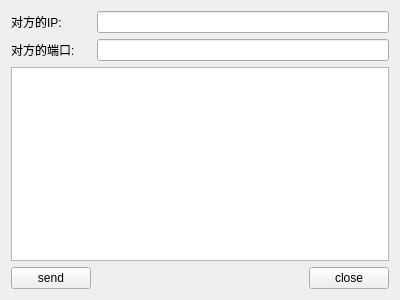
<?xml version="1.0" encoding="UTF-8"?>
<ui version="4.0">
 <class>UdpWidget</class>
 <widget class="QWidget" name="UdpWidget">
  <property name="geometry">
   <rect>
    <x>0</x>
    <y>0</y>
    <width>400</width>
    <height>300</height>
   </rect>
  </property>
  <property name="windowTitle">
   <string>UdpWidget</string>
  </property>
  <layout class="QGridLayout" name="gridLayout">
   <item row="0" column="0">
    <widget class="QLabel" name="label">
     <property name="text">
      <string>对方的IP:</string>
     </property>
    </widget>
   </item>
   <item row="0" column="1" colspan="2">
    <widget class="QLineEdit" name="lineEditIp"/>
   </item>
   <item row="1" column="0">
    <widget class="QLabel" name="label_2">
     <property name="text">
      <string>对方的端口:</string>
     </property>
    </widget>
   </item>
   <item row="1" column="1" colspan="2">
    <widget class="QLineEdit" name="lineEditPort"/>
   </item>
   <item row="2" column="0" colspan="3">
    <widget class="QTextEdit" name="textEdit"/>
   </item>
   <item row="3" column="0">
    <widget class="QPushButton" name="pushButtondSend">
     <property name="text">
      <string>send</string>
     </property>
    </widget>
   </item>
   <item row="3" column="1">
    <spacer name="horizontalSpacer">
     <property name="orientation">
      <enum>Qt::Horizontal</enum>
     </property>
     <property name="sizeHint" stdset="0">
      <size>
       <width>217</width>
       <height>20</height>
      </size>
     </property>
    </spacer>
   </item>
   <item row="3" column="2">
    <widget class="QPushButton" name="pushButtonClose">
     <property name="text">
      <string>close</string>
     </property>
    </widget>
   </item>
  </layout>
 </widget>
 <layoutdefault spacing="6" margin="11"/>
 <resources/>
 <connections/>
</ui>
